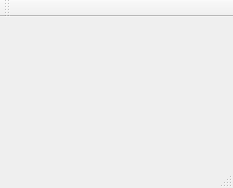
<?xml version="1.0" encoding="UTF-8"?>
<ui version="4.0">
 <class>MainWindow</class>
 <widget class="QMainWindow" name="MainWindow">
  <property name="geometry">
   <rect>
    <x>0</x>
    <y>0</y>
    <width>233</width>
    <height>188</height>
   </rect>
  </property>
  <property name="windowTitle">
   <string>MainWindow</string>
  </property>
  <property name="windowOpacity">
   <double>0.000000000000000</double>
  </property>
  <widget class="QWidget" name="centralWidget"/>
  <widget class="QMenuBar" name="menuBar">
   <property name="geometry">
    <rect>
     <x>0</x>
     <y>0</y>
     <width>233</width>
     <height>18</height>
    </rect>
   </property>
  </widget>
  <widget class="QToolBar" name="mainToolBar">
   <attribute name="toolBarArea">
    <enum>TopToolBarArea</enum>
   </attribute>
   <attribute name="toolBarBreak">
    <bool>false</bool>
   </attribute>
  </widget>
  <widget class="QStatusBar" name="statusBar"/>
 </widget>
 <layoutdefault spacing="6" margin="11"/>
 <resources/>
 <connections/>
</ui>
